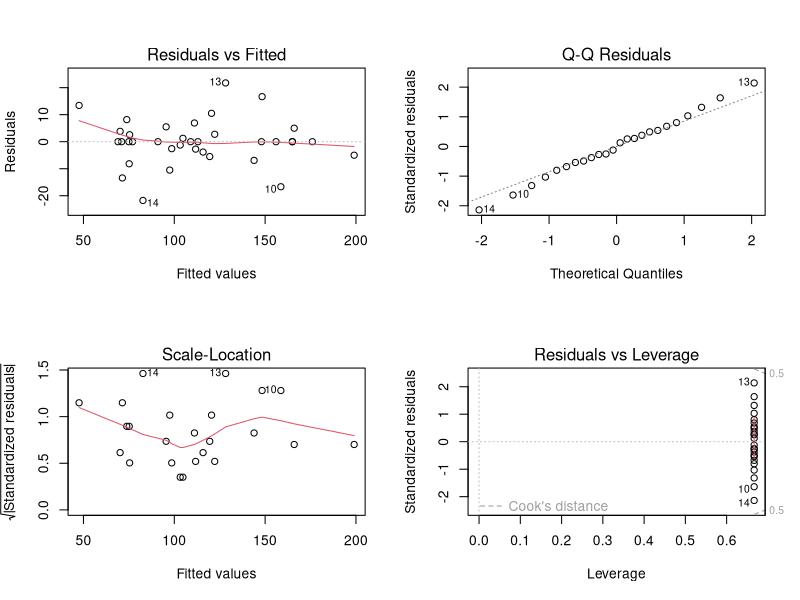
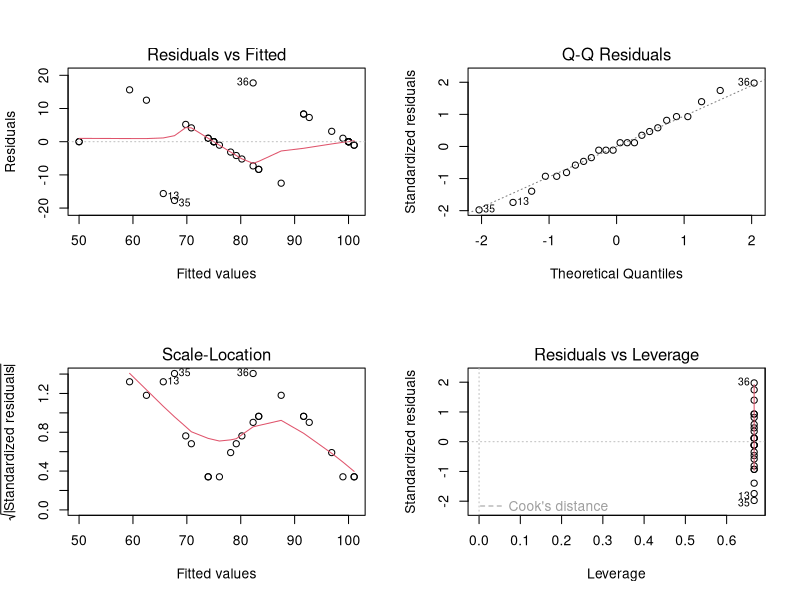

Generate these figures, in order, with R:
## ---- chunk 1
library("readxl") 
# May need to install.packages("readxl")
## ---- chunk 2
read_data <- read_excel("./stat571B_reading_data.xlsx")

read_data['total_time'] = read_data['Time (minutes)']*60 + read_data['Time (seconds)']

read_data['format'] = c("Laptop", "Laptop", "Print", 
                        "Laptop", "Print", "Print",
                        "Print", "Print", "Laptop", 
                        "Print", "Laptop", "Laptop",
                        "Laptop", "Print", "Print", 
                        "Laptop", "Print", "Laptop",
                        "Print", "Laptop", "Laptop",
                        "Print", "Laptop", "Print",
                        "Laptop", "Print", "Laptop",
                        "Laptop", "Laptop", "Print",
                        "Print", "Laptop", "Print",
                        "Print", "Print", "Laptop")

read_data["music"] = c("no", "yes", "no", 
                       "yes", "no", "yes", 
                       "no", "yes", "no", 
                       "yes", "no", "yes", 
                       "no", "no", "yes",
                       "yes", "yes", "no", 
                       "no", "no", "yes", 
                       "yes", "yes", "no", 
                       "no", "yes", "yes",
                       "yes", "no", "no",
                       "no", "yes", "yes",
                       "yes", "no", "no")
                
read_data
## ---- chunk 3
# format
read_data$format <- factor(read_data$format)
read_data$Text <- factor(read_data$Text)
read_data$music  <- factor(read_data$music)
read_data$Participant <- factor(read_data$Participant)

# library
library(car)
library(lme4)
library(lmerTest)  
## ---- chunk 4
# ANOVA for Reading Time
model_time <- lm(total_time ~ format * music + Text + Participant + Participant:music, 
                 data = read_data)
Anova(model_time, type = "III")

## Mixed Effects Model 
model_time_lmer <- lmer(
  total_time ~ format * music +
    (1 | Text) +
    (1 + music | Participant),
  data = read_data
)
anova(model_time_lmer)
## ---- chunk 5
# ANOVA for Comprehension
model_comp <- lm(`Comprehension score (%)` ~ format * music + Text + 
                   Participant + Participant:music, 
                  data = read_data)
Anova(model_comp, type = "III")

## Mixed Effects Model 
model_comp_lmer <- lmer(
  `Comprehension score (%)` ~ format * music +
    (1 | Text) +
    (1 + music | Participant),
  data = read_data
)
anova(model_comp_lmer)
## ---- chunk 6
par(mfrow = c(2,2))
plot(model_time)

par(mfrow = c(2,2))
plot(model_comp)
